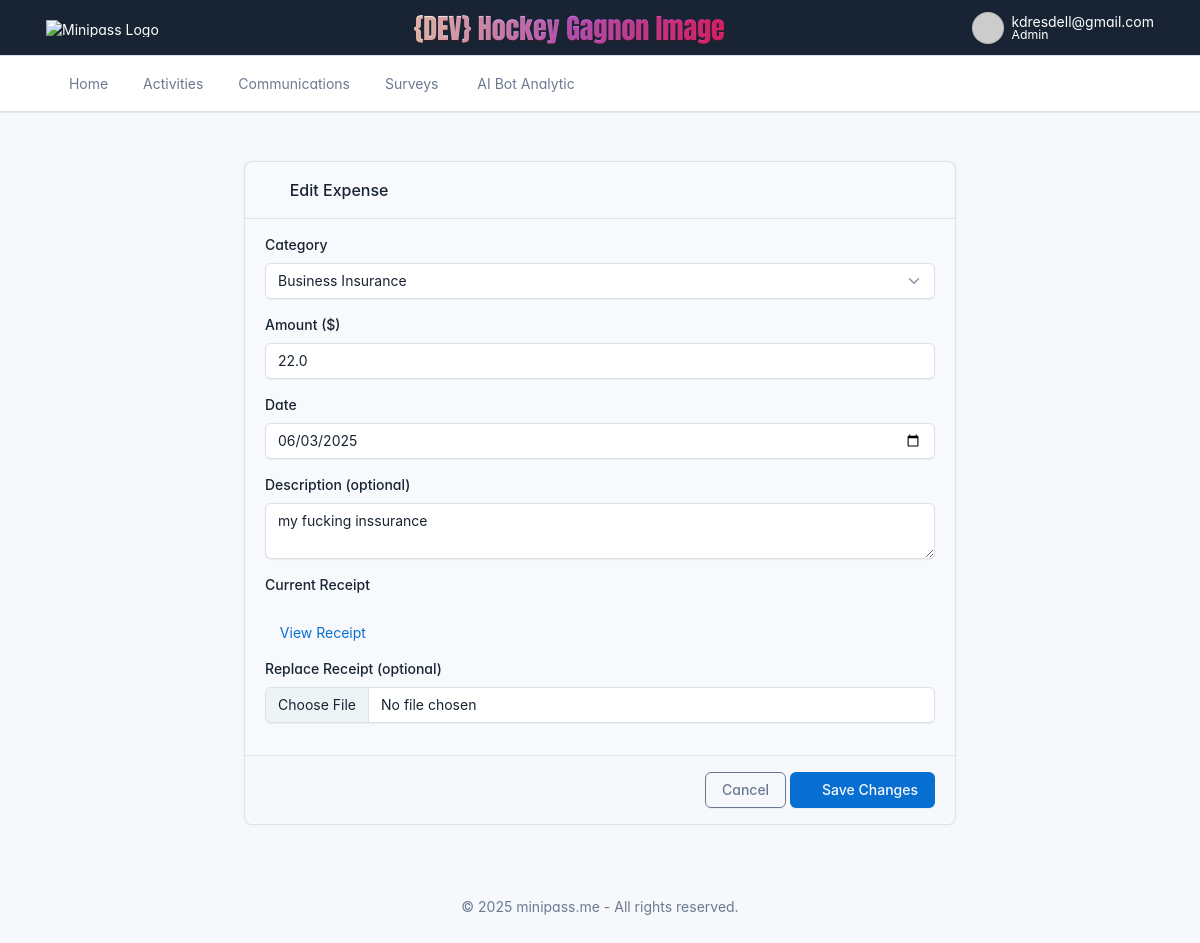
Page /admin/expense/edit/1 (signed in) on the committed database.
### models.py (models this page shows)
class Expense(db.Model):
    id = db.Column(db.Integer, primary_key=True)
    activity_id = db.Column(db.Integer, db.ForeignKey("activity.id"), nullable=False)
    date = db.Column(db.DateTime, default=lambda: datetime.now(timezone.utc))
    category = db.Column(db.String(100), nullable=False)
    amount = db.Column(db.Float, nullable=False)
    description = db.Column(db.Text)
    created_by = db.Column(db.String(100))  # admin email or name
    receipt_filename = db.Column(db.String(255), nullable=True)
    activity = db.relationship("Activity", backref="expenses")

### app.py (the view, shortened to what this page needs)
@app.route("/admin/expense/edit/<int:expense_id>", methods=["GET", "POST"])
def edit_expense(expense_id):
    if "admin" not in session:
        return redirect(url_for("login"))
    from models import Expense
    import os
    import uuid
    from datetime import datetime as dt
    expense = Expense.query.get(expense_id)
    if not expense:
        flash("❌ Expense not found.", "error")
        return redirect(url_for("dashboard"))
    categories = [
        "Cost of Goods Sold",
        "Advertising & Marketing",
        "Bank & Payment Fees",
        "Business Insurance",
        "Contractor / Subcontractor Fees",
        "Dues & Subscriptions",
        "Equipment Rental",
        "Event Supplies",
        "Facility Rental",
        "Food & Beverages",
        "Licenses & Permits",
        "Office Supplies",
        "Payroll & Wages",
        "Postage & Delivery",
        "Printing",
        "Professional Fees",
        "Software & IT Services",
        "Telephone & Internet",
        "Transportation / Travel",
        "Utilities",
        "Other / Miscellaneous"
    ]
    return render_template("edit_expense.html", expense=expense, categories=categories)

### app.py (called while the page is built)
@app.context_processor
def inject_globals_and_csrf():
    from flask_wtf.csrf import generate_csrf
    return {
        'now': datetime.now(timezone.utc),
        'ORG_NAME': get_setting("ORG_NAME", "Ligue hockey Gagnon Image"),
        'csrf_token': generate_csrf  # returns the raw CSRF token
    }

@app.template_filter('encode_md5')
def encode_md5(s):
    if not s:
        return ''
    return hashlib.md5(s.strip().lower().encode('utf-8')).hexdigest()

@app.before_request
def check_first_run():
    if request.endpoint != 'setup' and not Admin.query.first():
        return redirect(url_for('setup'))

### utils.py (called while the page is built)
def get_setting(key, default=""):
    with current_app.app_context():
        setting = Setting.query.filter_by(key=key).first()
        if setting and setting.value not in [None, ""]:
            return setting.value
    return default

### templates/edit_expense.html (shortened to what this page needs)
{% extends "base.html" %}
{% block content %}
<div class="container-xl mt-4">
  <div class="row justify-content-center">
    <div class="col-lg-8">
      <form method="POST" enctype="multipart/form-data" class="card">
        <div class="card-header">
          <h3 class="card-title"><i class="ti ti-pencil me-2"></i> Edit Expense</h3>
        </div>
        <div class="card-body">
          <div class="mb-3">
            <label class="form-label">Category</label>
            <select name="category" class="form-select" required>
              {% for cat in categories %}
                <option value="{{ cat }}" {% if expense.category == cat %}selected{% endif %}>{{ cat }}</option>
              {% endfor %}
            </select>
          </div>
          <div class="mb-3">
            <label class="form-label">Amount ($)</label>
            <input type="number" name="amount" step="0.01" min="0" value="{{ expense.amount }}" class="form-control" required>
          </div>
          <div class="mb-3">
            <label class="form-label">Date</label>
            <input type="date" name="date" class="form-control" value="{{ expense.date.strftime('%Y-%m-%d') }}" required>
          </div>
          <div class="mb-3">
            <label class="form-label">Description (optional)</label>
            <textarea name="description" class="form-control" rows="2">{{ expense.description or '' }}</textarea>
          </div>
          {% if expense.receipt_filename %}
          <div class="mb-3">
            <label class="form-label">Current Receipt</label><br>
            <a href="{{ url_for('static', filename='uploads/receipts/' + expense.receipt_filename) }}" target="_blank">
              <i class="ti ti-file-search"></i> View Receipt
            </a>
          </div>
          {% endif %}
          <div class="mb-3">
            <label class="form-label">Replace Receipt (optional)</label>
            <input type="file" name="receipt" accept="image/*" class="form-control">
          </div>
        </div>
        <div class="card-footer text-end">
          <a href="{{ url_for('activity_expenses', activity_id=expense.activity_id) }}" class="btn btn-outline-secondary">Cancel</a>
          <button type="submit" class="btn btn-primary">
            <i class="ti ti-check me-1"></i> Save Changes
          </button>
        </div>
      </form>
    </div>
  </div>
</div>
{% endblock %}

### static/minipass.css (style rules this page uses)
.card { background-color: #f8f9fc !important; }

### rows in the picture
Expense: category "Business Insurance", amount "22.0", date "06/03/2025", description "my fucking inssurance"

### other values in the picture
{{ session['admin'] }} "kdresdell@gmail.com"
